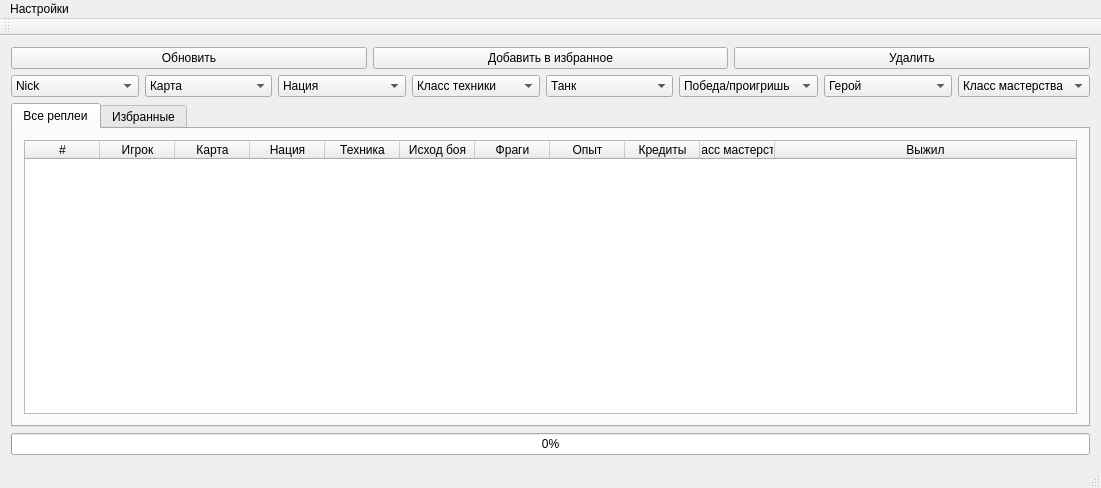
<?xml version="1.0" encoding="UTF-8"?>
<ui version="4.0">
 <class>MainWindow</class>
 <widget class="QMainWindow" name="MainWindow">
  <property name="geometry">
   <rect>
    <x>0</x>
    <y>0</y>
    <width>1101</width>
    <height>488</height>
   </rect>
  </property>
  <property name="minimumSize">
   <size>
    <width>900</width>
    <height>0</height>
   </size>
  </property>
  <property name="windowTitle">
   <string>MainWindow</string>
  </property>
  <widget class="QWidget" name="centralWidget">
   <layout class="QVBoxLayout" name="verticalLayout">
    <item>
     <layout class="QHBoxLayout" name="horizontalLayout_2">
      <item>
       <widget class="QPushButton" name="RefreshButton">
        <property name="text">
         <string>Обновить</string>
        </property>
       </widget>
      </item>
      <item>
       <widget class="QPushButton" name="FavoriteButton">
        <property name="text">
         <string>Добавить в избранное</string>
        </property>
       </widget>
      </item>
      <item>
       <widget class="QPushButton" name="RemoveReplayButton">
        <property name="text">
         <string>Удалить</string>
        </property>
       </widget>
      </item>
     </layout>
    </item>
    <item>
     <layout class="QHBoxLayout" name="horizontalLayout_3">
      <item>
       <widget class="QComboBox" name="NickBox">
        <item>
         <property name="text">
          <string>Nick</string>
         </property>
        </item>
       </widget>
      </item>
      <item>
       <widget class="QComboBox" name="MapBox">
        <item>
         <property name="text">
          <string>Карта</string>
         </property>
        </item>
       </widget>
      </item>
      <item>
       <widget class="QComboBox" name="NationBox">
        <item>
         <property name="text">
          <string>Нация</string>
         </property>
        </item>
       </widget>
      </item>
      <item>
       <widget class="QComboBox" name="TankBox">
        <item>
         <property name="text">
          <string>Класс техники</string>
         </property>
        </item>
       </widget>
      </item>
      <item>
       <widget class="QComboBox" name="TypeTankBox">
        <item>
         <property name="text">
          <string>Танк</string>
         </property>
        </item>
       </widget>
      </item>
      <item>
       <widget class="QComboBox" name="WinOrLose">
        <item>
         <property name="text">
          <string>Победа/проигришь</string>
         </property>
        </item>
       </widget>
      </item>
      <item>
       <widget class="QComboBox" name="HeroOrNot">
        <item>
         <property name="text">
          <string>Герой</string>
         </property>
        </item>
       </widget>
      </item>
      <item>
       <widget class="QComboBox" name="comboBox">
        <item>
         <property name="text">
          <string>Класс мастерства</string>
         </property>
        </item>
       </widget>
      </item>
     </layout>
    </item>
    <item>
     <widget class="QTabWidget" name="tabWidget">
      <property name="currentIndex">
       <number>0</number>
      </property>
      <widget class="QWidget" name="tab">
       <attribute name="title">
        <string>Все реплеи</string>
       </attribute>
       <layout class="QHBoxLayout" name="horizontalLayout">
        <item>
         <widget class="QTableWidget" name="tableWidget">
          <property name="editTriggers">
           <set>QAbstractItemView::NoEditTriggers</set>
          </property>
          <property name="selectionMode">
           <enum>QAbstractItemView::SingleSelection</enum>
          </property>
          <property name="selectionBehavior">
           <enum>QAbstractItemView::SelectRows</enum>
          </property>
          <property name="sortingEnabled">
           <bool>true</bool>
          </property>
          <attribute name="horizontalHeaderDefaultSectionSize">
           <number>75</number>
          </attribute>
          <attribute name="horizontalHeaderMinimumSectionSize">
           <number>20</number>
          </attribute>
          <attribute name="horizontalHeaderShowSortIndicator" stdset="0">
           <bool>true</bool>
          </attribute>
          <attribute name="horizontalHeaderStretchLastSection">
           <bool>true</bool>
          </attribute>
          <attribute name="verticalHeaderDefaultSectionSize">
           <number>20</number>
          </attribute>
          <attribute name="verticalHeaderMinimumSectionSize">
           <number>14</number>
          </attribute>
          <column>
           <property name="text">
            <string>#</string>
           </property>
          </column>
          <column>
           <property name="text">
            <string>Игрок</string>
           </property>
          </column>
          <column>
           <property name="text">
            <string>Карта</string>
           </property>
          </column>
          <column>
           <property name="text">
            <string>Нация</string>
           </property>
          </column>
          <column>
           <property name="text">
            <string>Техника</string>
           </property>
          </column>
          <column>
           <property name="text">
            <string>Исход боя</string>
           </property>
          </column>
          <column>
           <property name="text">
            <string>Фраги</string>
           </property>
          </column>
          <column>
           <property name="text">
            <string>Опыт</string>
           </property>
          </column>
          <column>
           <property name="text">
            <string>Кредиты</string>
           </property>
          </column>
          <column>
           <property name="text">
            <string>Класс мастерства</string>
           </property>
          </column>
          <column>
           <property name="text">
            <string>Выжил</string>
           </property>
          </column>
         </widget>
        </item>
       </layout>
      </widget>
      <widget class="QWidget" name="tab_2">
       <attribute name="title">
        <string>Избранные</string>
       </attribute>
       <layout class="QHBoxLayout" name="horizontalLayout_4">
        <item>
         <widget class="QTableWidget" name="tableWidget_2">
          <property name="editTriggers">
           <set>QAbstractItemView::NoEditTriggers</set>
          </property>
          <property name="selectionMode">
           <enum>QAbstractItemView::SingleSelection</enum>
          </property>
          <property name="selectionBehavior">
           <enum>QAbstractItemView::SelectRows</enum>
          </property>
          <property name="sortingEnabled">
           <bool>true</bool>
          </property>
          <attribute name="horizontalHeaderDefaultSectionSize">
           <number>75</number>
          </attribute>
          <attribute name="horizontalHeaderMinimumSectionSize">
           <number>20</number>
          </attribute>
          <attribute name="horizontalHeaderShowSortIndicator" stdset="0">
           <bool>true</bool>
          </attribute>
          <attribute name="horizontalHeaderStretchLastSection">
           <bool>true</bool>
          </attribute>
          <attribute name="verticalHeaderDefaultSectionSize">
           <number>20</number>
          </attribute>
          <attribute name="verticalHeaderMinimumSectionSize">
           <number>14</number>
          </attribute>
          <column>
           <property name="text">
            <string>#</string>
           </property>
          </column>
          <column>
           <property name="text">
            <string>Игрок</string>
           </property>
          </column>
          <column>
           <property name="text">
            <string>Карта</string>
           </property>
          </column>
          <column>
           <property name="text">
            <string>Нация</string>
           </property>
          </column>
          <column>
           <property name="text">
            <string>Техника</string>
           </property>
          </column>
          <column>
           <property name="text">
            <string>Исход боя</string>
           </property>
          </column>
          <column>
           <property name="text">
            <string>Фраги</string>
           </property>
          </column>
          <column>
           <property name="text">
            <string>Опыт</string>
           </property>
          </column>
          <column>
           <property name="text">
            <string>Кредиты</string>
           </property>
          </column>
          <column>
           <property name="text">
            <string>Класс мастерства</string>
           </property>
          </column>
          <column>
           <property name="text">
            <string>Выжил</string>
           </property>
          </column>
         </widget>
        </item>
       </layout>
      </widget>
     </widget>
    </item>
    <item>
     <widget class="QProgressBar" name="progressBar">
      <property name="value">
       <number>0</number>
      </property>
      <property name="textVisible">
       <bool>true</bool>
      </property>
      <property name="orientation">
       <enum>Qt::Horizontal</enum>
      </property>
      <property name="invertedAppearance">
       <bool>false</bool>
      </property>
     </widget>
    </item>
   </layout>
  </widget>
  <widget class="QMenuBar" name="menuBar">
   <property name="geometry">
    <rect>
     <x>0</x>
     <y>0</y>
     <width>1101</width>
     <height>24</height>
    </rect>
   </property>
   <widget class="QMenu" name="menu">
    <property name="title">
     <string>Настройки</string>
    </property>
    <addaction name="settings"/>
   </widget>
   <addaction name="menu"/>
  </widget>
  <widget class="QToolBar" name="mainToolBar">
   <attribute name="toolBarArea">
    <enum>TopToolBarArea</enum>
   </attribute>
   <attribute name="toolBarBreak">
    <bool>false</bool>
   </attribute>
  </widget>
  <widget class="QStatusBar" name="statusBar"/>
  <action name="settings">
   <property name="text">
    <string>Опции</string>
   </property>
  </action>
 </widget>
 <layoutdefault spacing="6" margin="11"/>
 <resources/>
 <connections/>
</ui>
